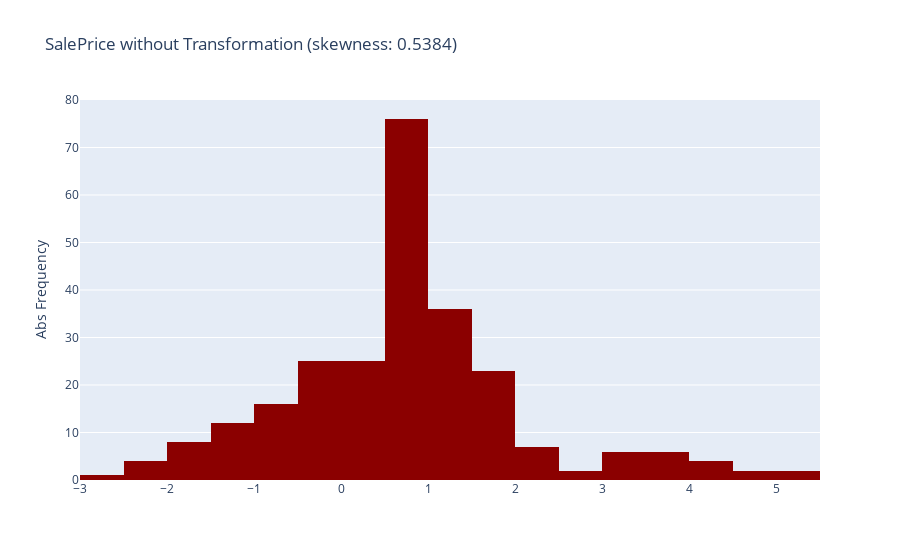

Here is the notebook cell this chart was saved with:
### Code cell
title = 'SalePrice without Transformation (skewness: {:0.4f})'.format(y_train.skew())
plot_histogram(y_train, title, 'Abs Frequency', 'darkred')

### Figure 1 — Plotly figure (JSON) as saved in the notebook; plotly's stock layout.template omitted (floating-point values rounded to 4 significant figures; data arrays with more than 128 entries replaced by an {"elided": "..."} marker saying what was removed)
{"data": [{"marker": {"color": "darkred"}, "x": {"elided": "256 float values"}, "type": "histogram"}], "layout": {"hovermode": "closest", "title": {"text": "SalePrice without Transformation (skewness: 0.5384)"}, "yaxis": {"title": {"text": "Abs Frequency"}}}}
